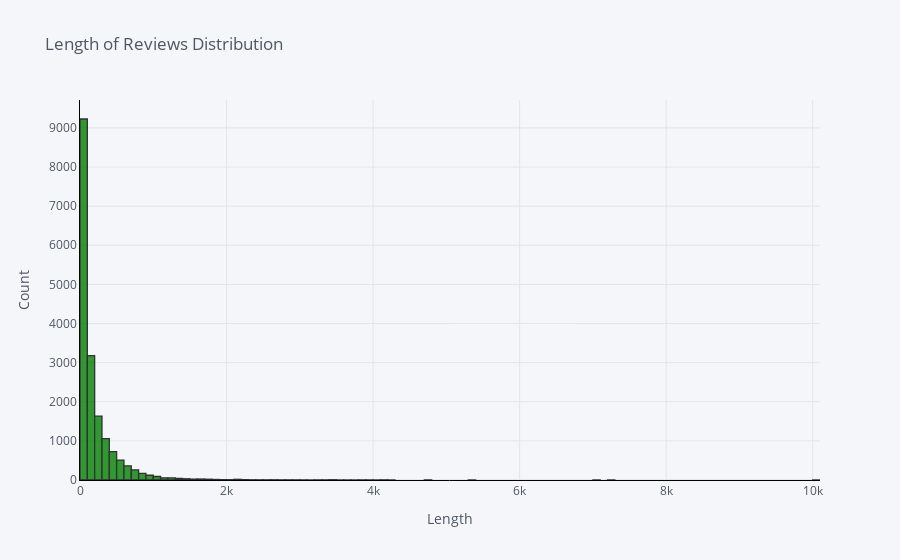

Notebook code cell kept with this figure:
### Markdown cell above
# Distribution of review lengths

### Code cell
# plot review lengths plotly
df['review_len'].iplot(
    kind='hist', # histogram
    bins = 200, # number of bins
    xTitle='Length', # xlabel
    color = "green", # bar chart color
    linecolor='black', # bar chart line color
    yTitle='Count', # y label
    title='Length of Reviews Distribution') # title

### Figure 1 — Plotly figure (JSON) as saved in the notebook; plotly's stock layout.template omitted (floating-point values rounded to 4 significant figures; data arrays with more than 128 entries replaced by an {"elided": "..."} marker saying what was removed)
{"data": [{"histfunc": "count", "histnorm": "", "marker": {"color": "rgba(0, 128, 0, 1.0)", "line": {"color": "#000000", "width": 1.3}}, "name": "review_len", "nbinsx": 200, "opacity": 0.8, "orientation": "v", "type": "histogram", "x": {"elided": "17696 int values"}}], "layout": {"barmode": "overlay", "legend": {"bgcolor": "#F5F6F9", "font": {"color": "#4D5663"}}, "paper_bgcolor": "#F5F6F9", "plot_bgcolor": "#F5F6F9", "title": {"font": {"color": "#4D5663"}, "text": "Length of Reviews Distribution"}, "xaxis": {"gridcolor": "#E1E5ED", "linecolor": "black", "showgrid": true, "tickfont": {"color": "#4D5663"}, "title": {"font": {"color": "#4D5663"}, "text": "Length"}, "zerolinecolor": "#E1E5ED"}, "yaxis": {"gridcolor": "#E1E5ED", "linecolor": "black", "showgrid": true, "tickfont": {"color": "#4D5663"}, "title": {"font": {"color": "#4D5663"}, "text": "Count"}, "zerolinecolor": "#E1E5ED"}}}
